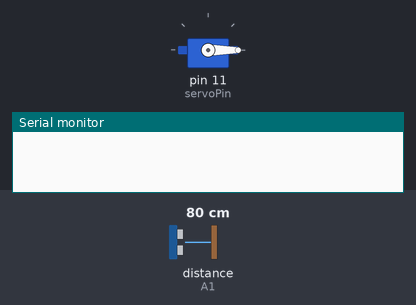
This sketch was run on a simulated Arduino Uno, built with avr-gcc and run on an emulated ATmega328P. Shown: servo, the last lines printed to the serial monitor. Wiring (inferred from the names in the program): ultrasonic range finder: trigger A0; echo A1. Inputs (shaded band) come from the test bench; at power-on: distance to the obstacle (sensor on A1) 80 cm. The echo pulse lasts 58.3 µs per cm.

Above: at 0.01 s.
1.3 s: distance to the obstacle (sensor on A1) set to 60 cm
At 1.8 s:
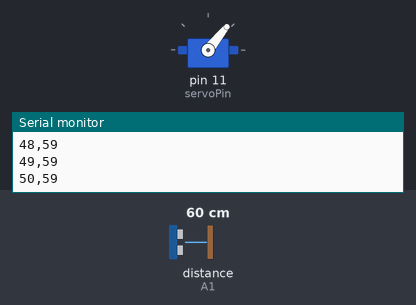
4.3 s: distance to the obstacle (sensor on A1) set to 183 cm
At 4.5 s:
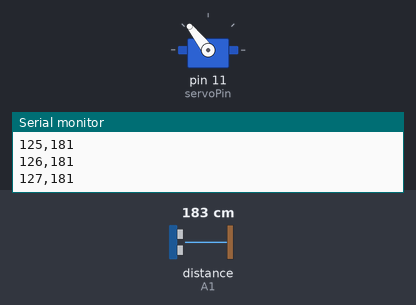
7.3 s: distance to the obstacle (sensor on A1) set to 2 cm
At 18.02 s:
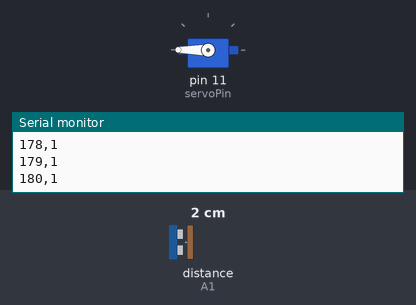
Timing chart, 0 to 19.3 s (numbered marks = the images above; inputs shaded):
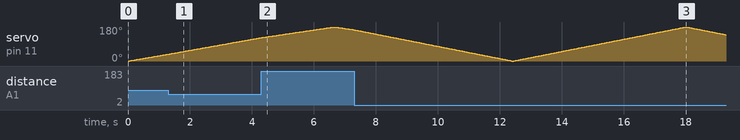

The sketch:

sketch_mar26c.ino
```cpp
#include <Servo.h>

// Updated for A0 and A1
const int trigPin = A0;
const int echoPin = A1;
const int servoPin = 11;
Servo myServo;

void setup() {
  pinMode(trigPin, OUTPUT);
  pinMode(echoPin, INPUT);
  Serial.begin(9600);
  myServo.attach(servoPin);
}

void loop() {
  // Sweep from 0 to 180 degrees
  for (int i = 0; i <= 180; i++) {
    moveAndMeasure(i);
  }
  // Sweep back from 180 to 0 degrees
  for (int i = 180; i >= 0; i--) {
    moveAndMeasure(i);
  }
}

void moveAndMeasure(int angle) {
  myServo.write(angle);
  delay(30); // Allow servo to reach position

  long duration;
  int distance;

  digitalWrite(trigPin, LOW);
  delayMicroseconds(2);
  digitalWrite(trigPin, HIGH);
  delayMicroseconds(10);
  digitalWrite(trigPin, LOW);

  duration = pulseIn(echoPin, HIGH);
  distance = duration * 0.034 / 2;

  // Crucial: Format must be "angle,distance"
  Serial.print(angle);
  Serial.print(",");
  Serial.println(distance);
}
```
